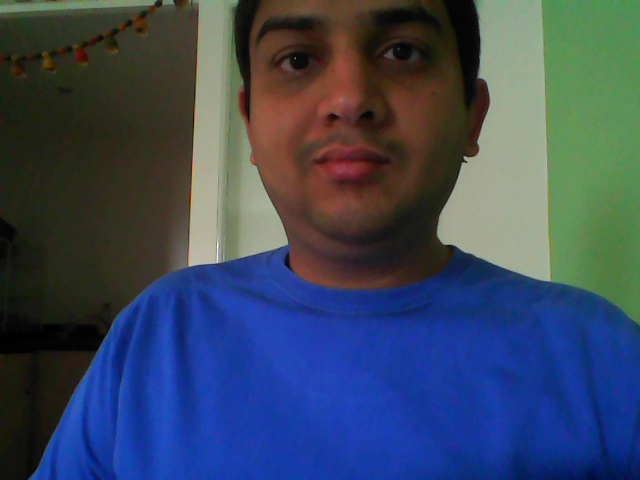
#> input picture PyEng-master/PyEng-master/Image_Video/blue_train.jpg, 640 x 480 px, given in place of cards.jpg, which was not available
$ python edge_detect.py blue_train.jpg
#> lines starting #> are read from the running program, lines starting #| are printed output that depends on the picture; after the words box and inside, x2 and y2 are one past the last pixel; in counts of white or black regions, pixels touching at a corner belong together; pictures that were not available may be replaced by others from this repository, and a replacement may not be noted
import cv2
import sys

# The first argument is the image
#image = cv2.imread(sys.argv[1])
image = cv2.imread('cards.jpg')
#> image is the input picture: shape (480, 640, 3); mean B, G, R 92.9, 71.8, 58.8
#conver to grayscale
gray_image = cv2.cvtColor(image, cv2.COLOR_BGR2GRAY)
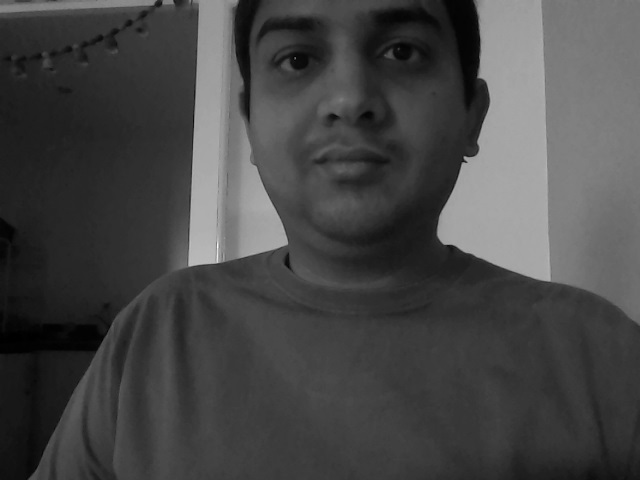
#> gray_image: shape (480, 640); min 0, max 249, mean 70.3

#blur it
blurred_image = cv2.GaussianBlur(gray_image, (7,7), 0)

cv2.imshow("Orignal Image", image)

# Use low thresholds
canny = cv2.Canny(blurred_image, 10, 30)
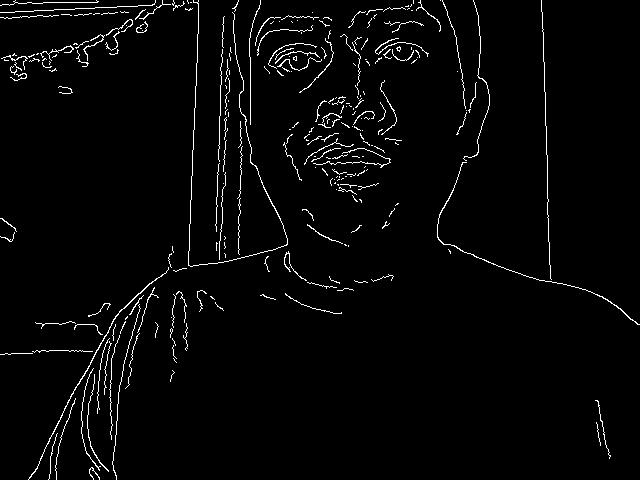
#> canny: shape (480, 640); 2.6% white in thin lines or dots
cv2.imshow("Canny with low thresholds", canny)

# Use high thresholds
canny2 = cv2.Canny(blurred_image, 50, 150)
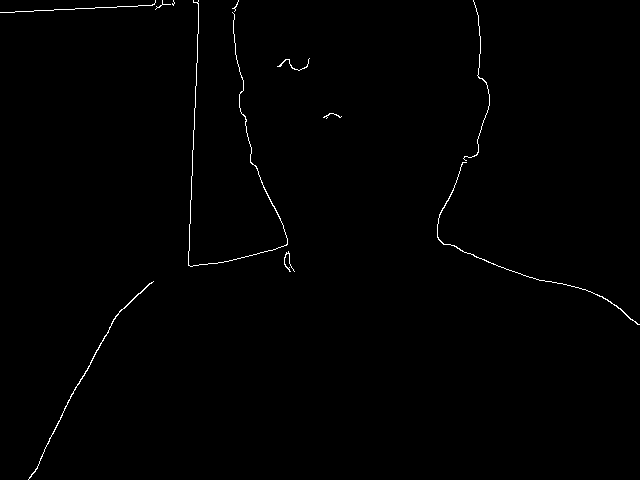
#> canny2: shape (480, 640); 0.59% white in thin lines or dots
cv2.imshow("Canny with high thresholds", canny2)

cv2.waitKey(0)

$ run again, on PyEng-master/PyEng-master/Image_Video/hirosue.jpg
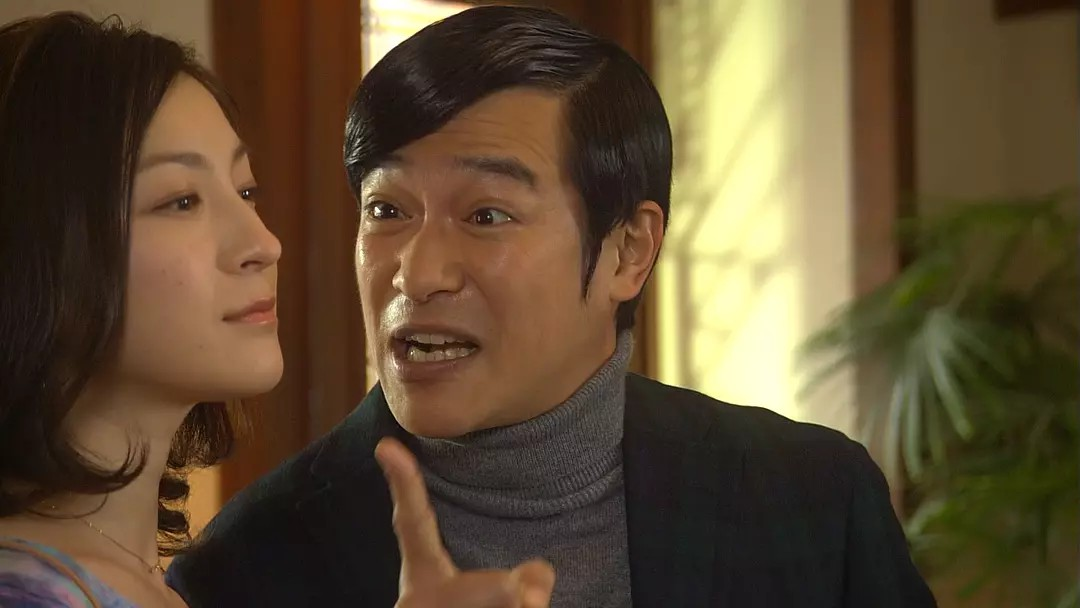
#> input picture PyEng-master/PyEng-master/Image_Video/hirosue.jpg, 1080 x 608 px, given in place of cards.jpg, which was not available
#> image is the input picture: shape (608, 1080, 3); mean B, G, R 50.5, 75.4, 93.2
#> `canny = cv2.Canny(blurred_image, 10, 30)`:
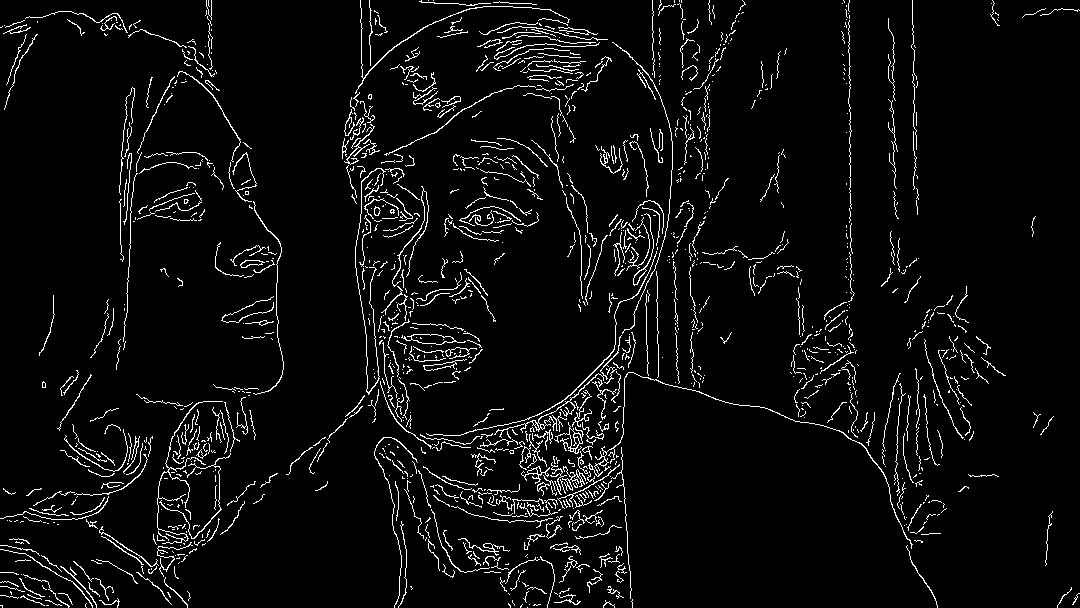
#> canny: shape (608, 1080); 4.8% white in thin lines or dots
#> `canny2 = cv2.Canny(blurred_image, 50, 150)`:
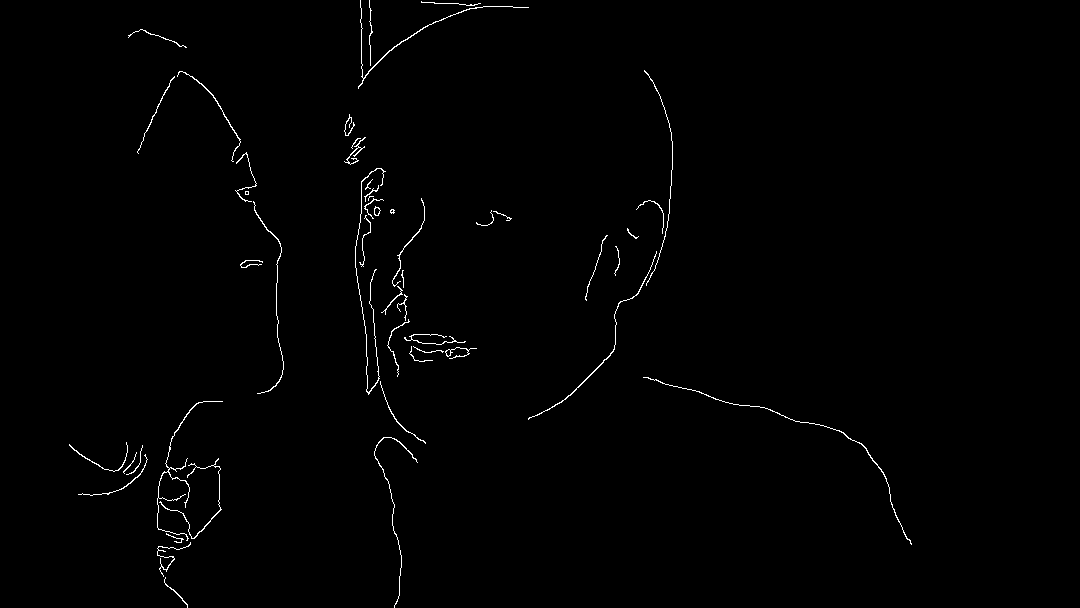
#> canny2: shape (608, 1080); 0.79% white in thin lines or dots, all inside (x1, y1, x2, y2) = (69, 0, 912, 608)
